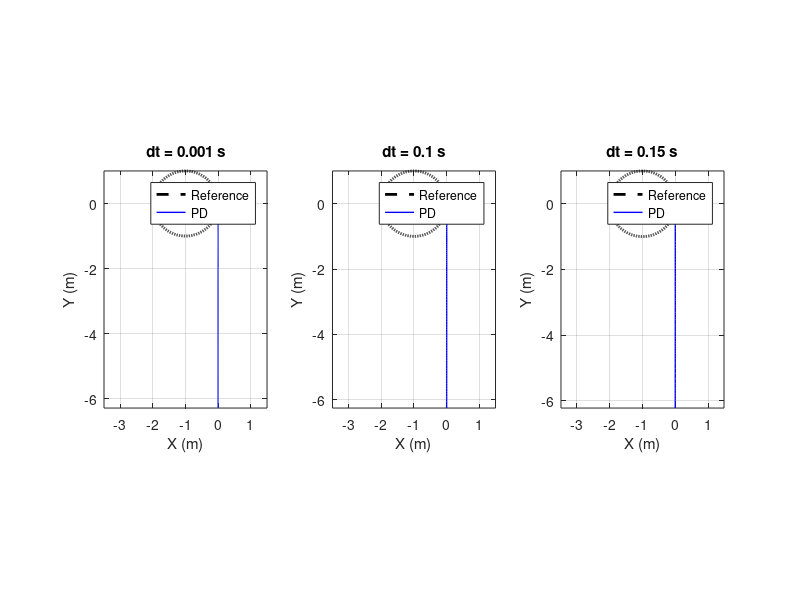

The MATLAB script that drew this image: (Note: this script raises an error after producing the figure.)
% plot_curvilinear_comparison.m
% 논문 Fig.14-19 재현: PD vs PDFC 원형 궤적 비교

function plot_curvilinear_comparison()
clear; clc;
addpath('results');

R        = 0.2;
v_d      = 0.5;
e_target = 1.0;
Omega    = -v_d / e_target;   % = -0.5 rad/s
T_sim    = 2*pi / abs(Omega); % 원 한 바퀴 주기 ≈ 12.57 s

% 식 (39) 계산에 필요한 파라미터
Ms = 3; mp = 2; l = 0.075; g = 9.81;
Is = (2/3) * Ms * R^2;

%% 목표 원형 궤적 (기하학적 원 공식, phi에 무관)
t_ref = linspace(0, T_sim, 2000);
x_ref = e_target * (cos(Omega * t_ref) - 1);
y_ref = e_target *  sin(Omega * t_ref);

%% 결과 로드
load('results/results_curv_PD.mat');
load('results/results_curv_PDFC.mat');

titles = {'dt = 0.001 s', 'dt = 0.1 s', 'dt = 0.15 s'};

%% PD 결과 플롯 (Fig.14-16)
figure('Name', 'Fig.14-16 PD', 'Position', [100, 100, 1100, 400]);
for i = 1:3
    res    = results_curv_PD(i);
    tout   = res.tout;
    dtheta = res.dq(:,1);
    beta   = res.q(:,4);

    e_actual = R .* dtheta.^2 .* (Is - mp*R*l*cos(beta) + R^2*(Ms+mp)) ...
               ./ (mp*g*l*sin(beta) + 1e-10);
    e_actual = max(min(e_actual, 10000*e_target), 0.01*e_target);
    psi = cumtrapz(tout, -R * dtheta ./ e_actual);
    dx  = R * dtheta .* sin(psi);
    dy  = -R * dtheta .* cos(psi);
    x   = cumtrapz(tout, dx);
    y   = cumtrapz(tout, dy);

    subplot(1,3,i);
    plot(x_ref, y_ref, 'k--', 'LineWidth', 2, 'DisplayName', 'Reference'); hold on;
    plot(x, y, 'b-', 'LineWidth', 1, 'DisplayName', 'PD');
    xlabel('X (m)'); ylabel('Y (m)');
    title(titles{i}); legend; grid on; axis equal;
end
sgtitle('Circular Trajectory - PD Controller');

%% PDFC 결과 플롯 (Fig.17-19)
figure('Name', 'Fig.17-19 PDFC', 'Position', [100, 550, 1100, 400]);
for i = 1:3
    res    = results_curv_PDFC(i);
    tout   = res.tout;
    dtheta = res.dq(:,1);
    beta   = res.q(:,4);

    e_actual = R .* dtheta.^2 .* (Is - mp*R*l*cos(beta) + R^2*(Ms+mp)) ...
               ./ (mp*g*l*sin(beta) + 1e-10);
    e_actual = max(min(e_actual, 10*e_target), 0.1*e_target);
    psi = cumtrapz(tout, -R * dtheta ./ e_actual);
    dx  = R * dtheta .* sin(psi);
    dy  = -R * dtheta .* cos(psi);
    x   = cumtrapz(tout, dx);
    y   = cumtrapz(tout, dy);

    subplot(1,3,i);
    plot(x_ref, y_ref, 'k--', 'LineWidth', 2, 'DisplayName', 'Reference'); hold on;
    plot(x, y, 'r-', 'LineWidth', 1, 'DisplayName', 'PDFC');
    xlabel('X (m)'); ylabel('Y (m)');
    title(titles{i}); legend; grid on; axis equal;
end
sgtitle('Circular Trajectory - PD-Fuzzy Controller');

%% 오차 비교 출력
% phi 추종 오차: 올바른 참조값 phi_d = (v_d/(R*Omega))*(1-cos(Omega*t)) 기준
fprintf('=== 궤적 추종 오차 비교 (phi 기준) ===\n');
fprintf('%-10s %-15s %-15s\n', 'dt', 'PD phi 오차', 'PDFC phi 오차');
for i = 1:3
    phi_PD   = results_curv_PD(i).q(:,3);
    phi_PDFC = results_curv_PDFC(i).q(:,3);
    t_PD     = results_curv_PD(i).tout;
    t_PDFC   = results_curv_PDFC(i).tout;

    phi_d_PD   = (v_d / (R * Omega)) * (1 - cos(Omega * t_PD));
    phi_d_PDFC = (v_d / (R * Omega)) * (1 - cos(Omega * t_PDFC));

    err_PD   = max(abs(phi_PD   - phi_d_PD));
    err_PDFC = max(abs(phi_PDFC - phi_d_PDFC));

    fprintf('dt=%.3f:  PD=%.4f rad,  PDFC=%.4f rad\n', ...
        results_curv_PD(i).dt, err_PD, err_PDFC);
end
end
